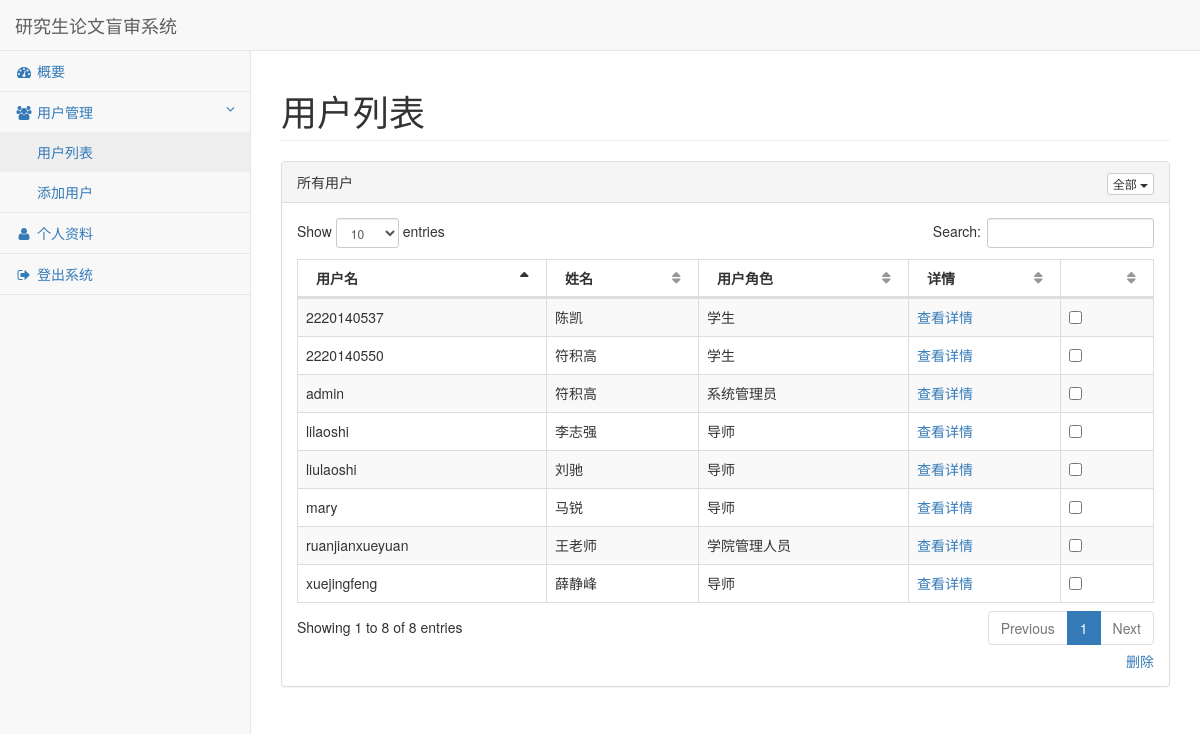
Page /前端/pages/admin/user_list.php on the committed database.
### 前端/phpLibrary/notorm-master/NotORM.php (called while the page is built, shortened)
<?php
include_once dirname(__FILE__) . "/NotORM/Structure.php";
include_once dirname(__FILE__) . "/NotORM/Result.php";
include_once dirname(__FILE__) . "/NotORM/MultiResult.php";
include_once dirname(__FILE__) . "/NotORM/Row.php";
class NotORM extends NotORM_Abstract {
	function __construct(PDO $connection, NotORM_Structure $structure = null, NotORM_Cache $cache = null) {
		$this->connection = $connection;
		if (!isset($structure)) {
			$structure = new NotORM_Structure_Convention;
		}
		$this->structure = $structure;
		$this->cache = $cache;
	}
	function __call($table, array $where) {
		$return = new NotORM_Result($this->structure->getReferencingTable($table, ''), $this);
		return $return;
	}
}

### 前端/phpLibrary/users.php (called while the page is built, shortened)
<?php
	require_once("notorm-master/NotORM.php");
	class Users{
		private $db;
		public function __construct($db){
			$this -> db = $db;
		}
		public function getUsersInfo(){
			$users = $this -> db -> 系统用户();
			return $users;
		}
	}
?>

### 前端/phpLibrary/notorm-master/NotORM/Structure.php (called while the page is built, shortened)
<?php
class NotORM_Structure_Convention implements NotORM_Structure {
	protected $primary, $foreign, $table, $prefix;
	function __construct($primary = 'id', $foreign = '%s_id', $table = '%s', $prefix = '') {
		$this->primary = $primary;
		$this->table = $table;
		$this->prefix = $prefix;
	}
	function getPrimary($table) {
		return sprintf($this->primary, $this->getColumnFromTable($table));
	}
	function getReferencingTable($name, $table) {
		return $this->prefix . $name;
	}
	protected function getColumnFromTable($name) {
		return $name;
	}
}

### 前端/phpLibrary/notorm-master/NotORM/Row.php (called while the page is built, shortened)
<?php
class NotORM_Row extends NotORM_Abstract implements IteratorAggregate, ArrayAccess, Countable, JsonSerializable {
	protected $row, $result, $primary;
	function __construct(array $row, NotORM_Result $result) {
		$this->row = $row;
		$this->result = $result;
	}
	function offsetGet($key) {
		return $this->row[$key];
	}
}

### 前端/phpLibrary/notorm-master/NotORM/Result.php (called while the page is built, shortened)
<?php
class NotORM_Result extends NotORM_Abstract implements Iterator, ArrayAccess, Countable, JsonSerializable {
	protected $select = array(), $conditions = array(), $where = array(), $parameters = array(), $order = array(), $limit = null, $offset = null, $group = "", $having = "", $lock = null;
	protected $data, $referencing = array(), $aggregation = array(), $accessed, $access, $keys = array();
	function __construct($table, NotORM $notORM, $single = false) {
		$this->table = $table;
		$this->notORM = $notORM;
	}
	protected function limitString($limit, $offset = null) {
		$return = "";
		return $return;
	}
	protected function removeExtraDots($expression) {
		return preg_replace('~(?:\\b[a-z_][a-z0-9_.:]*[.:])?([a-z_][a-z0-9_]*)[.:]([a-z_*])~i', '\\1.\\2', $expression);
	}
	protected function whereString() {
		$return = "";
		$return = $this->removeExtraDots($return);
		$return .= $this->limitString($this->limit, $this->offset);
		return $return;
	}
	protected function topString($limit, $offset = null) {
		return "";
	}
	protected function createJoins($val) {
		$return = array();
		return $return;
	}
	function __toString() {
		$return = "SELECT" . $this->topString($this->limit, $this->offset) . " ";
		$join = $this->createJoins(implode(",", $this->conditions) . "," . implode(",", $this->select) . ",$this->group,$this->having," . implode(",", $this->order));
		if ($this->select) {
			$return .= $this->removeExtraDots(implode(", ", $this->select));
		} elseif ($this->accessed) {
			$return .= ($join ? "$this->table." : "") . implode(", " . ($join ? "$this->table." : ""), array_keys($this->accessed));
		} else {
			$return .= ($join ? "$this->table." : "") . "*";
		}
		$return .= " FROM $this->table" . implode($join) . $this->whereString();
		return $return;
	}
	protected function query($query, $parameters) {
		$return = $this->notORM->connection->prepare($query);
		if (!$return || !$return->execute(array_map(array($this, 'formatValue'), $parameters))) {
			$return = false;
		}
		return $return;
	}
	protected function execute() {
		if (!isset($this->rows)) {
			$result = false;
			$parameters = array();
			try {
				$result = $this->query($this->__toString(), $parameters);
			} catch (PDOException $exception) {
			}
			$this->rows = array();
			if ($result) {
				$result->setFetchMode(PDO::FETCH_ASSOC);
				foreach ($result as $key => $row) {
					$this->rows[$key] = new $this->notORM->rowClass($row, $this);
				}
			}
		}
	}
	function rewind() {
		$this->execute();
	}
}

### 前端/pages/admin/user_list.php (the view, shortened to what this page needs)
<?php
    require_once("../../phpLibrary/users.php");
    require_once("../../phpLibrary/notorm-master/NotORM.php");
    $pdo = new PDO('mysql:host=lab.ihainan.me;dbname=blind_review_db','ss','123456');
    $pdo->setAttribute(PDO::ATTR_ERRMODE, PDO::ERRMODE_EXCEPTION);
    $pdo->exec('set names utf8');
    $db = new NotORM($pdo);
    $users = new Users($db);
    $usersInfo = $users -> getUsersInfo();
    if(array_key_exists("userType", $_GET)){
        $userType = $_GET["userType"];
    }
    else{
        $userType = "全部";
    }
?>
<!DOCTYPE html>
<html lang="en">
<head>
    <link href="../../bower_components/bootstrap/dist/css/bootstrap.min.css" rel="stylesheet">
    <link href="../../bower_components/metisMenu/dist/metisMenu.min.css" rel="stylesheet">
    <link href="../../bower_components/datatables-plugins/integration/bootstrap/3/dataTables.bootstrap.css" rel="stylesheet">
    <link href="../../bower_components/datatables-responsive/css/dataTables.responsive.css" rel="stylesheet">
    <link href="../../dist/css/sb-admin-2.css" rel="stylesheet">
    <link href="../../bower_components/font-awesome/css/font-awesome.min.css" rel="stylesheet" type="text/css">
</head>
<body>
    <div id="wrapper">
        <nav class="navbar navbar-default navbar-static-top" role="navigation" style="margin-bottom: 0">
            <div class="navbar-header">
                <a class="navbar-brand" href="index.php">研究生论文盲审系统</a>
            </div>
            <div class="navbar-default sidebar" role="navigation">
                <div class="sidebar-nav navbar-collapse">
                    <ul class="nav" id="side-menu">
                        <li>
                            <a href="index.php"><i class="fa fa-dashboard fa-fw"></i> 概要</a>
                        </li>
                        <li>
                            <a href="#"><i class="fa fa-users fa-fw"></i> 用户管理<span class="fa arrow"></span></a>
                            <ul class="nav nav-second-level">
                                <li>
                                    <a href="user_list.php"> 用户列表</a>
                                </li>
                                <li>
                                    <a href="add_user/admin.php"> 添加用户</a>
                                </li>
                            </ul>
                        </li>
                        <li>
                            <a href="profile.php"><i class="fa fa-user fa-fw"></i> 个人资料</a>
                        </li>
                        <li>
                            <a href="javascript:winconfirm()"><i class="fa fa-sign-out fa-fw"></i> 登出系统</a>
                        </li>
                    </ul>
                </div>
            </div>
        </nav>
        <div id="page-wrapper">
            <div class="row">
                <div class="col-lg-12">
                    <h1 class="page-header">用户列表</h1>
                </div>
            </div>
            <div class="row">
                <div class="col-lg-12">
                    <div class="panel panel-default">
                        <div class="panel-heading">
                            所有用户
                            <div class="pull-right">
                                <div class="btn-group">
                                    <button type="button" class="btn btn-default btn-xs dropdown-toggle" data-toggle="dropdown">
                                        <?php echo $userType; ?>
                                        <span class="caret"></span>
                                    </button>
                                </div>
                            </div>
                        </div>
                        <div class="panel-body">
                            <div class="dataTable_wrapper">
                                <table class="table table-striped table-bordered table-hover" id="dataTables-example">
                                    <thead>
                                        <tr>
                                            <th>用户名</th>
                                            <th>姓名</th>
                                            <th>用户角色</th>
                                            <th>详情</th>
                                            <th></th>
                                        </tr>
                                    </thead>
                                    <tbody>
                                        <?php
                                            foreach ($usersInfo as $userInfo) {
                                                if($userType == "全部" || $userType == $userInfo["用户角色"]){
                                                ?>
                                                <tr class="odd gradeX">
                                                    <td><?php echo $userInfo["用户id"]; ?></td>
                                                    <td><?php echo $userInfo["姓名"]; ?></td>
                                                    <td class="center"><?php echo $userInfo["用户角色"]; ?></td>
                                                    <td class="center"><a href="
                                                        ./role_profile/<?php
                                                            if($userInfo["用户角色"] == "系统管理员") echo "admin";
                                                            else if ($userInfo["用户角色"] == "学生") echo "student";
                                                            else if ($userInfo["用户角色"] == "导师") echo "teacher";
                                                            else if ($userInfo["用户角色"] == "学院管理人员") echo "manager";
                                                        ?>.php?id=<?php echo $userInfo["用户id"]; ?>">查看详情</a></td>
                                                    <td><input type="checkbox"></td>
                                                </tr>
                                                <?php
                                                }
                                            }
                                        ?>
                                    </tbody>
                                </table>
                            </div>
                            <div align="right"><a href="javascript:winconfirm()">删除</a></div>
                        </div>
                    </div>
                </div>
            </div>
        </div>
    </div>
</body>
</html>

### rows in the picture
系统用户: 用户id "2220140537", 姓名 "陈凯", 用户角色 "学生"
系统用户: 用户id "2220140550", 姓名 "符积高", 用户角色 "学生"
系统用户: 用户id "admin", 姓名 "符积高", 用户角色 "系统管理员"
系统用户: 用户id "lilaoshi", 姓名 "李志强", 用户角色 "导师"
系统用户: 用户id "liulaoshi", 姓名 "刘驰", 用户角色 "导师"
系统用户: 用户id "mary", 姓名 "马锐", 用户角色 "导师"
系统用户: 用户id "ruanjianxueyuan", 姓名 "王老师", 用户角色 "学院管理人员"
系统用户: 用户id "xuejingfeng", 姓名 "薛静峰", 用户角色 "导师"

### other values in the picture
$userType "全部"
